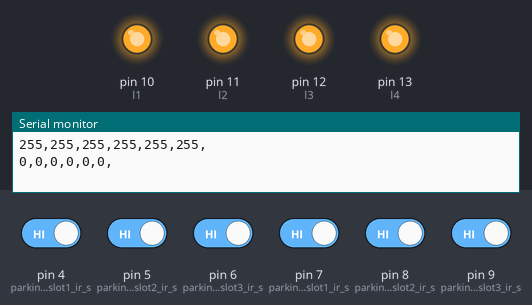
The sketch below on a simulated Arduino Uno, built with avr-gcc and run on an emulated ATmega328P. On the bench: output pins drawn as LEDs (lit = HIGH), the last lines printed to the serial monitor. The inputs (shaded band) are chosen by the test bench; at power-on: pin 4 (parking1_slot1_ir_s), pin 5 (parking1_slot2_ir_s), pin 6 (parking1_slot3_ir_s), pin 7 (parking2_slot1_ir_s), pin 8 (parking2_slot2_ir_s), pin 9 (parking2_slot3_ir_s) HIGH.

Above: at 2.4 s.
2.5 s: pin 4 (parking1_slot1_ir_s) driven LOW
At 4.3 s:
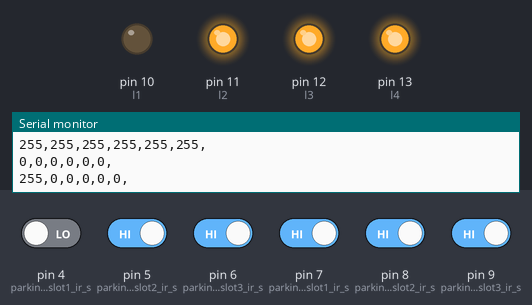
4.7 s: pin 5 (parking1_slot2_ir_s) driven LOW
At 5.6 s:
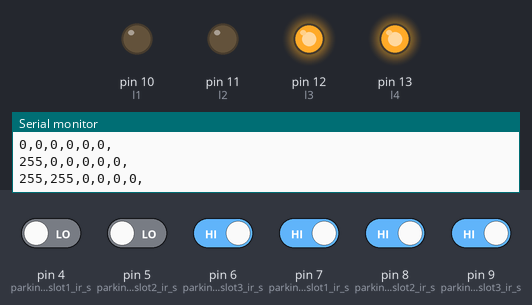
6.4 s: pin 6 (parking1_slot3_ir_s) driven LOW
At 7.0 s:
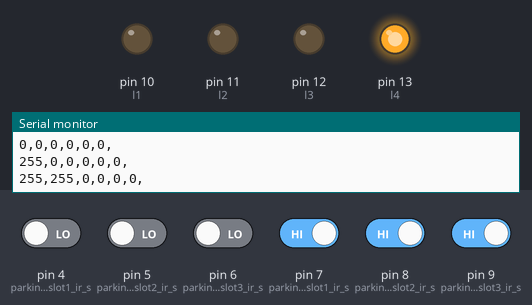
8.0 s: pin 4 (parking1_slot1_ir_s) driven HIGH
At 8.9 s:
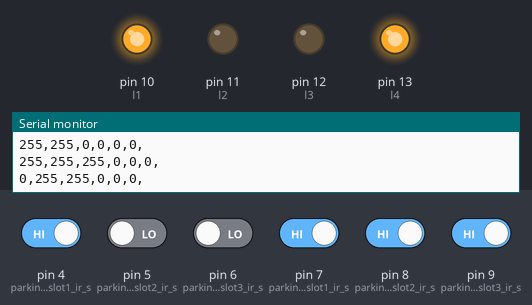
9.6 s: pin 7 (parking2_slot1_ir_s) driven LOW
At 10.4 s:
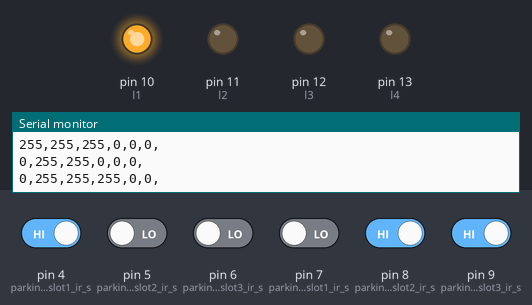
11.3 s: pin 5 (parking1_slot2_ir_s) driven HIGH
At 12.4 s:
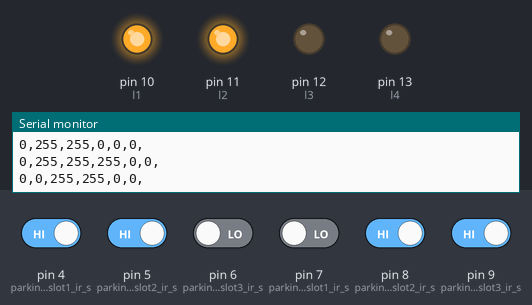
Timing chart, 0 to 13.8 s (numbered marks = the images above; inputs shaded):
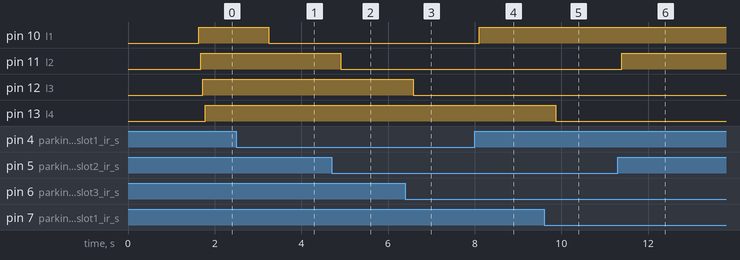

Measured:
- after the input at 2.5 s, pin 10 (l1): HIGH → LOW after 0.74 s
- after the input at 4.7 s, pin 11 (l2): HIGH → LOW after 0.21 s
- after the input at 6.4 s, pin 12 (l3): HIGH → LOW after 0.18 s
- after the input at 8.0 s, pin 10 (l1): LOW → HIGH after 0.10 s
- after the input at 9.6 s, pin 13 (l4): HIGH → LOW after 0.27 s
- after the input at 11.3 s, pin 11 (l2): LOW → HIGH after 0.10 s

The sketch:

AUDRINO_SIDE_WITH_LED_DISPLAY.ino
```cpp
#include <SoftwareSerial.h>

SoftwareSerial nodemcu(2,3);

int parking1_slot1_ir_s = 4; // parking slot1 infrared sensor connected with pin number 4 of arduino
int parking1_slot2_ir_s = 5;
int parking1_slot3_ir_s = 6;

int parking2_slot1_ir_s = 7;
int parking2_slot2_ir_s = 8;
int parking2_slot3_ir_s = 9;
int l1=10;
int l2=11;
int l3=12;
int l4=13;

String sensor1;
String sensor2;
String sensor3;
String sensor4;
String sensor5;
String sensor6;


String cdata =""; // complete data, consisting of sensors values

void setup()
{
Serial.begin(9600);
nodemcu.begin(9600);

pinMode(parking1_slot1_ir_s, INPUT);
pinMode(parking1_slot2_ir_s, INPUT);
pinMode(parking1_slot3_ir_s, INPUT);

pinMode(parking2_slot1_ir_s, INPUT);
pinMode(parking2_slot2_ir_s, INPUT);
pinMode(parking2_slot3_ir_s, INPUT);

pinMode(l1,OUTPUT);
pinMode(l2,OUTPUT);
pinMode(l3,OUTPUT);
pinMode(l4,OUTPUT);

}

void loop()
{

p1slot1();
p1slot2();
p1slot3();

p2slot1();
p2slot2();
p2slot3();


   cdata = cdata + sensor1 +"," + sensor2 + ","+ sensor3 +","+ sensor4 + "," + sensor5 + "," + sensor6 +","; // comma will be used a delimeter
   Serial.println(cdata);
   nodemcu.println(cdata);
   delay(1000); // 100 milli seconds
   cdata = "";
digitalWrite(parking1_slot1_ir_s, HIGH);
digitalWrite(parking1_slot2_ir_s, HIGH);
digitalWrite(parking1_slot3_ir_s, HIGH);

digitalWrite(parking2_slot1_ir_s, HIGH);
digitalWrite(parking2_slot2_ir_s, HIGH);
digitalWrite(parking2_slot3_ir_s, HIGH);
}


void p1slot1() // parkng 1 slot1
{
  if( digitalRead(parking1_slot1_ir_s) == LOW)
  {
    digitalWrite(l1,LOW);
  sensor1 = "255";
 delay(50);
  }
if( digitalRead(parking1_slot1_ir_s) == HIGH)
{
  digitalWrite(l1,HIGH);
  sensor1 = "0";
 delay(50);
}

}

void p1slot2() // parking 1 slot2
{
  if( digitalRead(parking1_slot2_ir_s) == LOW)
  {
    digitalWrite(l2,LOW);
  sensor2 = "255";
  delay(50);
  }
if( digitalRead(parking1_slot2_ir_s) == HIGH)
  {
    digitalWrite(l2,HIGH);
  sensor2 = "0";
 delay(50);
  }
}


void p1slot3() // parking 1 slot3
{
  if( digitalRead(parking1_slot3_ir_s) == LOW)
  {
    digitalWrite(l3,LOW);
  sensor3 = "255";
  delay(50);
  }
if( digitalRead(parking1_slot3_ir_s) == HIGH)
  {
    digitalWrite(l3,HIGH);
  sensor3 = "0";
 delay(50);
  }
}


// now for parking 2

void p2slot1() // parking 1 slot3
{
  if( digitalRead(parking2_slot1_ir_s) == LOW)
  {
    digitalWrite(l4,LOW);
  sensor4 = "255";
  delay(50);
  }
if( digitalRead(parking2_slot1_ir_s) == HIGH)
  {
    digitalWrite(l4,HIGH);
  sensor4 = "0";
 delay(50);
  }
}


void p2slot2() // parking 1 slot3
{
  if( digitalRead(parking2_slot2_ir_s) == LOW)
  {
  sensor5 = "255";
  delay(200);
  }
if( digitalRead(parking2_slot2_ir_s) == HIGH)
  {
  sensor5 = "0";
 delay(200);
  }
}


void p2slot3() // parking 1 slot3
{
  if( digitalRead(parking2_slot3_ir_s) == LOW)
  {
  sensor6 = "255";
  delay(200);
  }
if( digitalRead(parking2_slot3_ir_s) == HIGH)
  {
  sensor6 = "0";
 delay(200);
  }
}
```
